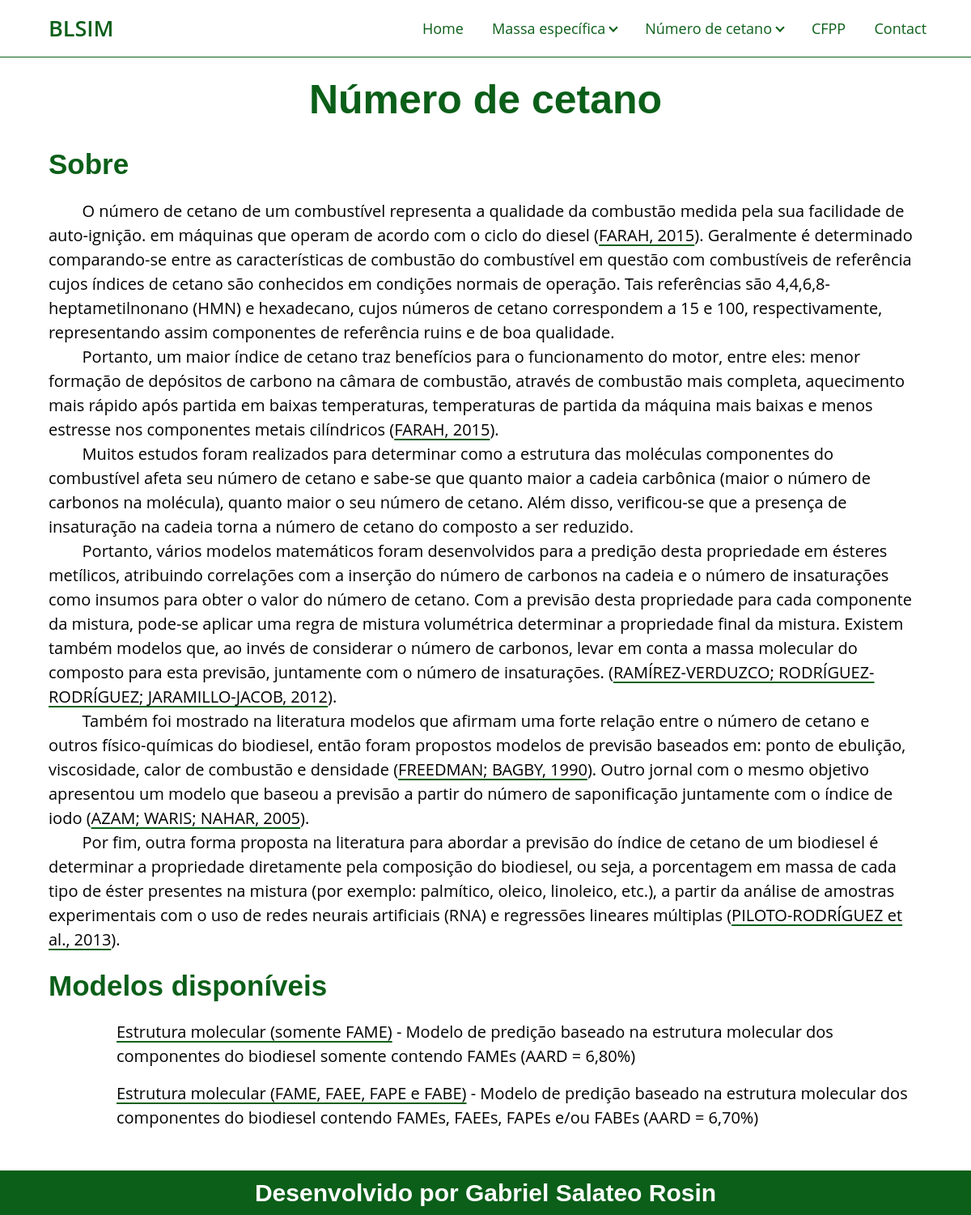
The page /cetane-number/ on the database its author committed.
### cetaneNumber/models.py (models this page shows)
class PredictiveModel(models.Model):
    id = models.BigAutoField(primary_key=True)
    name = models.CharField(max_length=50 ,verbose_name="Model's name")
    brief_description = models.CharField(max_length=500, verbose_name="Brief description for home page")
    description = models.TextField(verbose_name="Model's description")
    def __str__(self) -> str:
        return self.name

### cetaneNumber/views.py (the view)
# urls.py: path('', views.CetaneNumber.as_view(), name='cetaneNumber'),
class CetaneNumber(View):
    template_name = 'cetaneNumber/cetaneNumber.html'
    def get(self, request, *args, **kwargs):
        predictive_models = models.PredictiveModel.objects.all
        context = {'predictive_models': predictive_models,}
        return render(request, self.template_name, context)

### home/templatetags/home_filters.py (called while the page is built)
@register.filter
def get_name(model, name):
    return model.get(name=name)

### cetaneNumber/templates/cetaneNumber/cetaneNumber.html (shortened to what this page needs)
{% extends 'base.html' %}
{% load static %}
{% load home_filters %}
{% block content %}
    <section class="content">
        <div class="responsive-space"></div>
        <h1>Número de cetano</h1>
        <h2>Sobre</h2>
        <p>&nbsp; &nbsp; &nbsp; &nbsp; O número de cetano de um combustível representa a qualidade da combustão medida pela sua facilidade de auto-ignição.
            em máquinas que operam de acordo com o ciclo do diesel (<a href="https://www.grupogen.com.br/e-book-petroleo-e-seus-derivados" target="_blank" rel="noopener noreferrer">FARAH, 2015</a>). Geralmente é determinado comparando-se
            entre as características de combustão do combustível em questão com combustíveis de referência cujos índices de cetano
            são conhecidos em condições normais de operação. Tais referências são 4,4,6,8-heptametilnonano (HMN) e hexadecano,
            cujos números de cetano correspondem a 15 e 100, respectivamente, representando assim componentes de referência ruins e de boa qualidade.</p>
        <p>&nbsp; &nbsp; &nbsp; &nbsp; Portanto, um maior índice de cetano traz benefícios para o funcionamento do motor, entre eles: menor formação de
            depósitos de carbono na câmara de combustão, através de combustão mais completa, aquecimento mais rápido após
            partida em baixas temperaturas, temperaturas de partida da máquina mais baixas e menos estresse nos componentes
            metais cilíndricos (<a href="https://www.grupogen.com.br/e-book-petroleo-e-seus-derivados" target="_blank" rel="noopener noreferrer">FARAH, 2015</a>).</p>
        <p>&nbsp; &nbsp; &nbsp; &nbsp; Muitos estudos foram realizados para determinar como a estrutura das moléculas componentes do combustível afeta
            seu número de cetano e sabe-se que quanto maior a cadeia carbônica (maior o número de carbonos na molécula),
            quanto maior o seu número de cetano. Além disso, verificou-se que a presença de insaturação na cadeia torna a
            número de cetano do composto a ser reduzido.</p>
        <p>&nbsp; &nbsp; &nbsp; &nbsp; Portanto, vários modelos matemáticos foram desenvolvidos para a predição desta propriedade em ésteres metílicos, atribuindo
            correlações com a inserção do número de carbonos na cadeia e o número de insaturações como insumos para obter o
            valor do número de cetano. Com a previsão desta propriedade para cada componente da mistura, pode-se aplicar uma regra de mistura volumétrica
            determinar a propriedade final da mistura. Existem também modelos que, ao invés de considerar o número de carbonos,
            levar em conta a massa molecular do composto para esta previsão, juntamente com o número de insaturações.
            (<a href="https://www.sciencedirect.com/science/article/abs/pii/S0016236111003942" target="_blank" rel="noopener noreferrer">RAMÍREZ-VERDUZCO; RODRÍGUEZ-RODRÍGUEZ; JARAMILLO-JACOB, 2012</a>).</p>
        <p>&nbsp; &nbsp; &nbsp; &nbsp; Também foi mostrado na literatura modelos que afirmam uma forte relação entre o número de cetano e outros
            físico-químicas do biodiesel, então foram propostos modelos de previsão baseados em: ponto de ebulição,
            viscosidade, calor de combustão e densidade (<a href="https://aocs.onlinelibrary.wiley.com/doi/abs/10.1007/BF02540768" target="_blank" rel="noopener noreferrer">FREEDMAN; BAGBY, 1990</a>). Outro jornal com o mesmo objetivo
            apresentou um modelo que baseou a previsão a partir do número de saponificação juntamente com o índice de iodo (<a href="https://www.sciencedirect.com/science/article/abs/pii/S0961953405000747" target="_blank" rel="noopener noreferrer">AZAM;
            WARIS; NAHAR, 2005</a>).</p>
        <p>&nbsp; &nbsp; &nbsp; &nbsp; Por fim, outra forma proposta na literatura para abordar a previsão do índice de cetano de um biodiesel é
            determinar a propriedade diretamente pela composição do biodiesel, ou seja, a porcentagem em massa de cada tipo de éster
            presentes na mistura (por exemplo: palmítico, oleico, linoleico, etc.), a partir da análise de amostras experimentais com
            o uso de redes neurais artificiais (RNA) e regressões lineares múltiplas (<a href="https://www.sciencedirect.com/science/article/abs/pii/S0196890412003093" target="_blank" rel="noopener noreferrer">PILOTO-RODRÍGUEZ et al., 2013</a>).</p>
        <h2>Modelos disponíveis</h2>
        <ul>
            {% with predictive_models|get_name:"Estrutura molecular (somente FAME)" as predictive_model %}
                <li><a href="{% url 'cetaneNumber:lapuerta_rodriguez_simplified' %}">{{ predictive_model }}</a> - {{ predictive_model.brief_description }}</li>
            {% endwith %}
            {% with predictive_models|get_name:"Estrutura molecular (FAME, FAEE, FAPE e FABE)" as predictive_model %}
                <li><a href="{% url 'cetaneNumber:lapuerta_rodriguez' %}">{{ predictive_model }}</a> - {{ predictive_model.brief_description }}</li>
            {% endwith %}
        </ul>
    </section>
{% endblock content %}

### templates/static/assets/CSS/variables.css (style rules this page uses)
:root { --primary-green: rgba(11, 95, 25, 1); --secondary-green: rgba(11, 95, 25, 0.9); --white-color: rgba(255, 255, 255, 1); --primary-yellow: rgb(255, 223, 0); }

### templates/static/assets/CSS/content.css (style rules this page uses)
.responsive-space { height: 70px; }
.content h1 { margin: 2vh 5vw 2vh 5vw; color: var(--primary-green); text-align: center; }
.content h2 { margin: 2vh 5vw 2vh 5vw; color: var(--primary-green); }
.content p { margin: 0px 5vw 0px 5vw; }
.content ul { list-style:none; }
.content li { margin: 2vh 5vw 2vh 12vw; }
.content a { color: inherit; text-decoration-color: var(--primary-green); text-decoration-thickness: 2px; text-underline-offset: 4px; }

### templates/static/assets/CSS/elements.css (style rules this page uses)
* { margin: 0; padding: 0; box-sizing: border-box; }
html { font-size: 62.5%; scrollbar-color: var(--primary-green); }
::placeholder { color: black; }
body { font-family: "Open Sans", sans-serif; font-size: 2rem; line-height: 1.5; }
h1, h2, h3, h4, h5, h6 { font-family: 'Montserrat', sans-serif; }
h1 { font-size: 5rem; }
h2 { font-size: 3.5rem; }

### rows shown on the page
PredictiveModel: name "Estrutura molecular (somente FAME)", brief_description "Modelo de predição baseado na estrutura molecular dos componentes do biodiesel somente contendo FAMEs (AARD = 6,80%)"
PredictiveModel: name "Estrutura molecular (FAME, FAEE, FAPE e FABE)", brief_description "Modelo de predição baseado na estrutura molecular dos componentes do biodiesel contendo FAMEs, FAEEs, FAPEs e/ou FABEs (AARD = 6,70%)"
